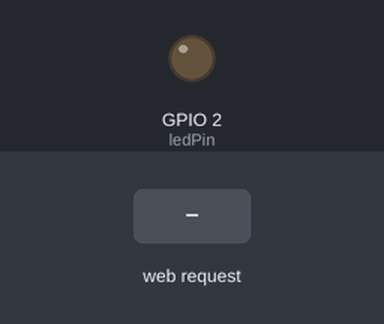
A sketch run on a simulated ESP32. Shown: output pins drawn as LEDs (lit = HIGH). Inputs (shaded band) come from the test bench. Storage starts empty; what the sketch prints to the serial monitor is not drawn.

Above: at 1.2 s.
1.3 s: HTTP request GET /on received
At 2.5 s:
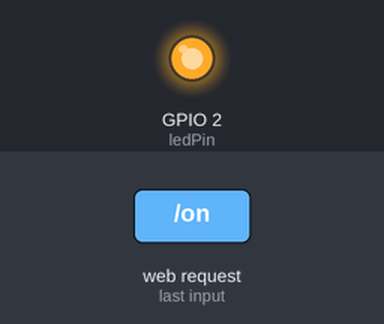
2.8 s: HTTP request GET /off received
At 3.8 s:
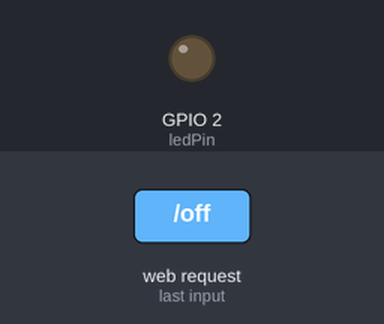
Timing chart, 0 to 5.8 s (numbered marks = the images above; inputs shaded):
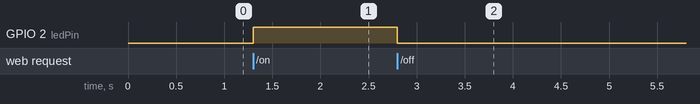

Measured:
- after the input at 1.3 s, GPIO 2 (ledPin): LOW → HIGH at once
- after the input at 2.8 s, GPIO 2 (ledPin): HIGH → LOW at once

The sketch:

waterPump.ino
```cpp
#include <WiFi.h>
#include <WebServer.h>
#include <SPIFFS.h>

// Replace with your desired AP credentials
const char* ssid = "ESP32_AP";       // SSID of the ESP32 access point
const char* password = "12345678";   // Password for the access point

// Create a WebServer object on port 80
WebServer server(80);

// Pin where the LED is connected
const int ledPin = 2;  // GPIO 2 (built-in LED on many ESP32 boards)

// HTML content for the web interface
const char* htmlContent = R"rawliteral(
<!DOCTYPE HTML>
<html>
<head>
  <title>ESP32 Control</title>
  <style>
    body { font-family: Arial, sans-serif; text-align: center; margin-top: 50px; background-color: #f4f4f9; color: #333; }
    h1 { color: #4CAF50; }
    #logo { width: 200px; height: auto; margin-bottom: 20px; }
    button {
      padding: 15px 30px;
      font-size: 18px;
      background-color: #4CAF50;
      color: white;
      border: none;
      cursor: pointer;
      border-radius: 5px;
      margin: 10px;
    }
    button:hover { background-color: #45a049; }
    p { font-size: 20px; font-weight: bold; }
  </style>
</head>
<body>
  <img src="/logo.png" id="logo" />
  <h1>ESP32 Control Interface</h1>
  <p>LED State: <span id="ledState">%STATE%</span></p>
  <button onclick="controlLed('ON')">Turn ON</button>
  <button onclick="controlLed('OFF')">Turn OFF</button>
  <script>
    function controlLed(state) {
      fetch('/' + state.toLowerCase())
        .then(response => response.text())
        .then(data => {
          document.getElementById('ledState').innerText = state;
        });
    }
  </script>
</body>
</html>
)rawliteral";

// Function to replace placeholders in the HTML
String processor(const String& var) {
  if (var == "STATE") {
    return digitalRead(ledPin) ? "ON" : "OFF";
  }
  return String();
}

void setup() {
  // Initialize Serial for debugging
  Serial.begin(115200);

  // Set the LED pin as an output
  pinMode(ledPin, OUTPUT);
  digitalWrite(ledPin, LOW);  // Start with the LED off

  // Start the ESP32 as an access point
  WiFi.softAP(ssid, password);

  // Print the IP address of the ESP32
  IPAddress IP = WiFi.softAPIP();
  Serial.print("AP IP address: ");
  Serial.println(IP);

  // Initialize SPIFFS
  if (!SPIFFS.begin()) {
    Serial.println("SPIFFS mount failed");
    return;
  }

  // Define server routes
  server.on("/", HTTP_GET, []() {
    String html = htmlContent;
    html.replace("%STATE%", processor("STATE"));
    server.send(200, "text/html", html);
  });

  // Serve the image
  server.on("/logo.png", HTTP_GET, []() {
    File logo = SPIFFS.open("/logo.png", "r");
    if (logo) {
      server.streamFile(logo, "image/png");
      logo.close();
    } else {
      server.send(404, "text/plain", "File not found");
    }
  });

  server.on("/on", HTTP_GET, []() {
    digitalWrite(ledPin, HIGH);  // Turn on the LED
    server.send(200, "text/plain", "ON");
  });

  server.on("/off", HTTP_GET, []() {
    digitalWrite(ledPin, LOW);  // Turn off the LED
    server.send(200, "text/plain", "OFF");
  });

  // Start the server
  server.begin();
  Serial.println("HTTP server started");
}

void loop() {
  // Handle client requests
  server.handleClient();
}
```
